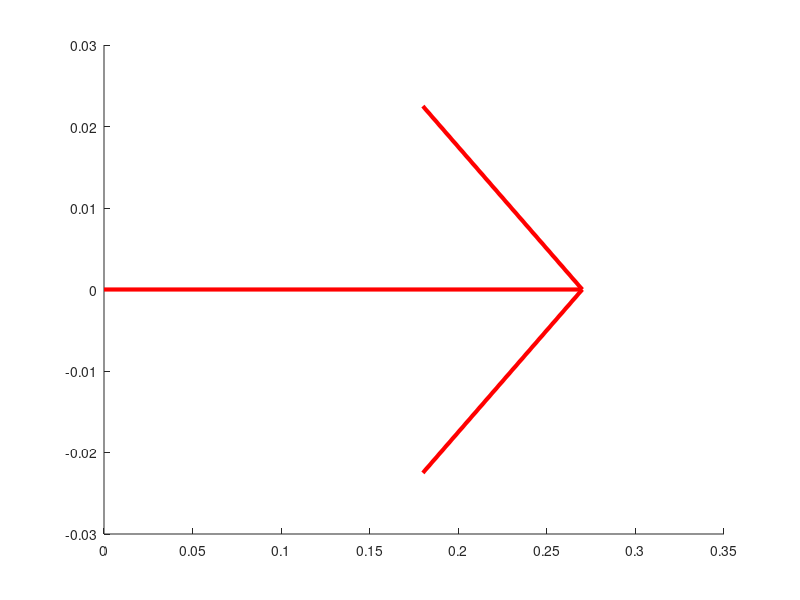

Source code (MATLAB): (Note: this script raises an error after producing the figure.)
% plotCurvedArrows_2D.m
% adapts the arrows in the visualization of one spine vertebra into 2D,
% by adding arrows for the Z, X axes and \theta rotation.
% Andrew P. Sabelhaus (adapted from Abishek Akella), march 2018.

function [] = plotCurvedArrows_2D()
    hold on
    %CreateCurvedArrow3([0.2 0 -0.03], [0.2 0.03 0], [0.2, 0, 0]);
    %CreateCurvedArrow3([0.2 0.03 0], [0.2, 0, 0.03], [0.2, 0, 0]);
    %CreateCurvedArrow3([0.2 0 0.03], [0.2 -0.03 0], [0.2, 0, 0]);
    
    %CreateCurvedArrow3([0 0.2 -0.03], [0.03 0.2 0], [0, 0.2, 0]);
    %CreateCurvedArrow3([0.03 0.2 0], [0 0.2, 0.03], [0, 0.2, 0]);
    %CreateCurvedArrow3([0 0.2 0.03], [-0.03 0.2 0], [0, 0.2, 0]);
    
    %CreateCurvedArrow3([0, -0.03, .2], [0.03, 0, .2], [0, 0, .2])
    %CreateCurvedArrow3([0.03, 0, .2], [0, 0.03, .2], [0, 0, .2])
    %CreateCurvedArrow3([0, 0.03, .2], [-0.03, 0, .2], [0, 0, .2])
    
    CreateStraightArrow([0 0 0], [0.3 0 0], 'r');
    CreateStraightArrow([0 0 0], [0 0.3 0], 'g');
    CreateStraightArrow([0 0 0], [0 0 0.3], 'k');
    hold off
    %daspect([1 1 1]);
end

function [h] = CreateCurvedArrow3(from, to, center, count)
       
    % Inputs
    if (nargin < 4), count = 15; end
    if (nargin < 3), center = [0 0 0]; end
    center = center(:); from = from(:); to = to(:);

    % Start, stop and normal vectors    
    start = from - center; rstart = norm(start);
    stop = to - center; rstop = norm(stop);
    angle = atan2(norm(cross(start,stop)), dot(start,stop));
    normal = cross(start, stop); normal = normal / norm(normal);

    % Compute intermediate points by rotating 'start' vector
    % toward 'end' vector around 'normal' axis
    % See: http://inside.mines.edu/fs_home/gmurray/ArbitraryAxisRotation/
    phiAngles = linspace(0, angle, count);
    r = linspace(rstart, rstop, count) / rstart;
    intermediates = zeros(3, count);
    a = center(1); b = center(2); c = center(3);
    u = normal(1); v = normal(2); w = normal(3); 
    x = from(1); y = from(2); z = from(3);
    for ki = 1:count,
        phi = phiAngles(ki);
        cosp = cos(phi); sinp = sin(phi);
        T = [(u^2+(v^2+w^2)*cosp)  (u*v*(1-cosp)-w*sinp)  (u*w*(1-cosp)+v*sinp) ((a*(v^2+w^2)-u*(b*v+c*w))*(1-cosp)+(b*w-c*v)*sinp); ...
             (u*v*(1-cosp)+w*sinp) (v^2+(u^2+w^2)*cosp)   (v*w*(1-cosp)-u*sinp) ((b*(u^2+w^2)-v*(a*u+c*w))*(1-cosp)+(c*u-a*w)*sinp); ...   
             (u*w*(1-cosp)-v*sinp) (v*w*(1-cosp)+u*sinp)  (w^2+(u^2+v^2)*cosp)  ((c*(u^2+v^2)-w*(a*u+b*v))*(1-cosp)+(a*v-b*u)*sinp); ...
                      0                    0                      0                                1                               ];
        intermediate = T * [x;y;z;r(ki)];
        intermediates(:,ki) = intermediate(1:3);
    end

    % Draw the curved line
    % Can be improved of course with hggroup etc...
    X = intermediates(1,:);
    Y = intermediates(2,:);
    Z = intermediates(3,:);    
    tf = ishold;
    if (~tf), hold on; end
    h = line(X,Y,Z);       
    set(h, 'LineWidth', 3);
    if (~tf), hold off; end
end

function [h] = CreateStraightArrow(from, to, lineSpec)
    h = quiver3(from(1), from(2), from(3), to(1)-from(1), to(2)-from(2), to(3)-from(3), lineSpec);
    set(h, 'LineWidth', 3);
    h.MaxHeadSize = 0.5;
end
